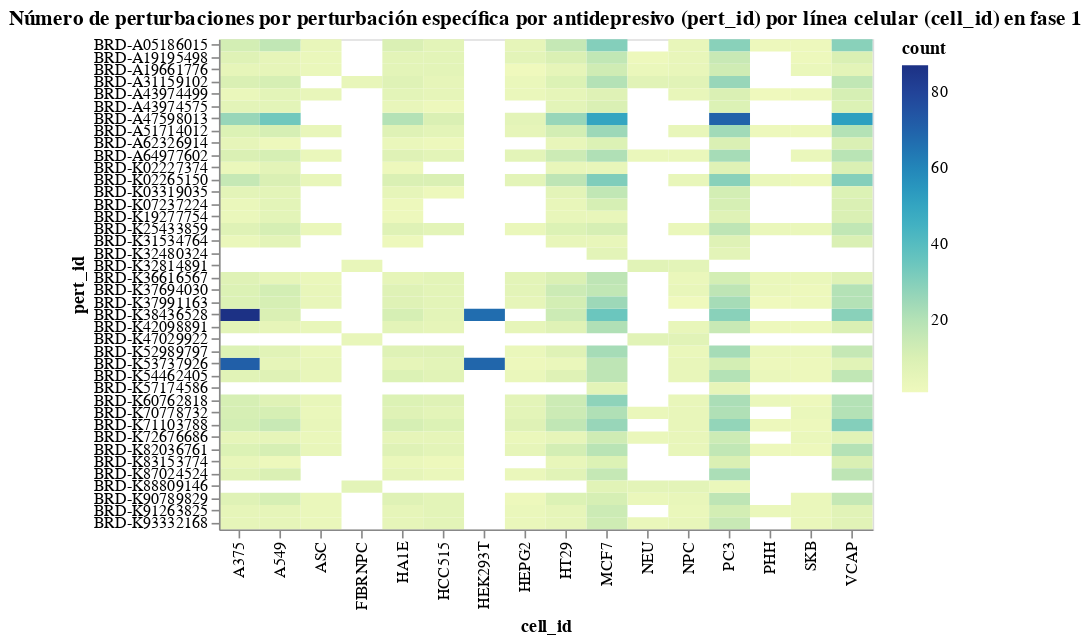

The notebook cell saved with this chart:
### Code cell
alt.Chart(num_pert_id_cell_id_phase1).mark_rect().encode(
    x=alt.X('cell_id:O',
        axis=alt.Axis(
            labelColor=alt.condition('datum.cell_id == "NPC"', alt.value('red'), alt.value('black')))
    ),
    y=alt.Y('pert_id'),
    color='count:Q',
    tooltip=['pert_id:N', 'count:Q', 'pert_iname:N']
).properties(
    title='Número de perturbaciones por perturbación específica por antidepresivo (pert_id) por línea celular (cell_id) en fase 1',
    width=400,
    height=300
).display()

### Figure 1 — Vega-Lite specification as saved in the notebook (floating-point values rounded to 4 significant figures; data arrays with more than 128 entries replaced by an {"elided": "..."} marker saying what was removed)
{"config": {"view": {"continuousWidth": 400, "continuousHeight": 300}}, "data": {"name": "data-f93a6b00273bbd226c8b147f8781393d"}, "mark": "rect", "encoding": {"color": {"field": "count", "type": "quantitative"}, "tooltip": [{"field": "pert_id", "type": "nominal"}, {"field": "count", "type": "quantitative"}, {"field": "pert_iname", "type": "nominal"}], "x": {"axis": {"labelColor": {"condition": {"test": "datum.cell_id == \"NPC\"", "value": "red"}, "value": "black"}}, "field": "cell_id", "type": "ordinal"}, "y": {"field": "pert_id", "type": "nominal"}}, "height": 300, "title": "Número de perturbaciones por perturbación específica por antidepresivo (pert_id) por línea celular (cell_id) en fase 1", "width": 400, "$schema": "https://vega.github.io/schema/vega-lite/v4.17.0.json", "datasets": {"data-f93a6b00273bbd226c8b147f8781393d": {"elided": "414 records"}}}
